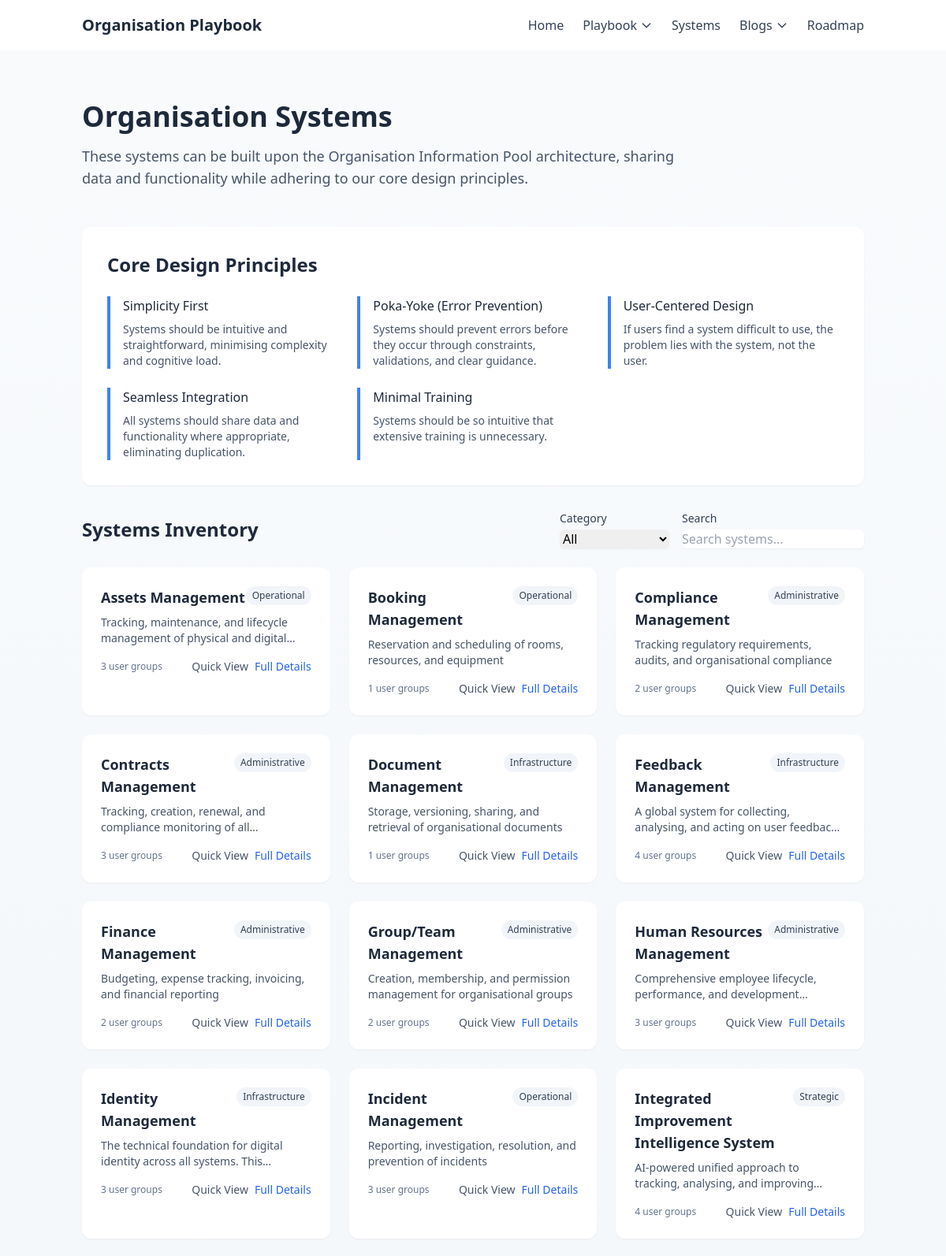
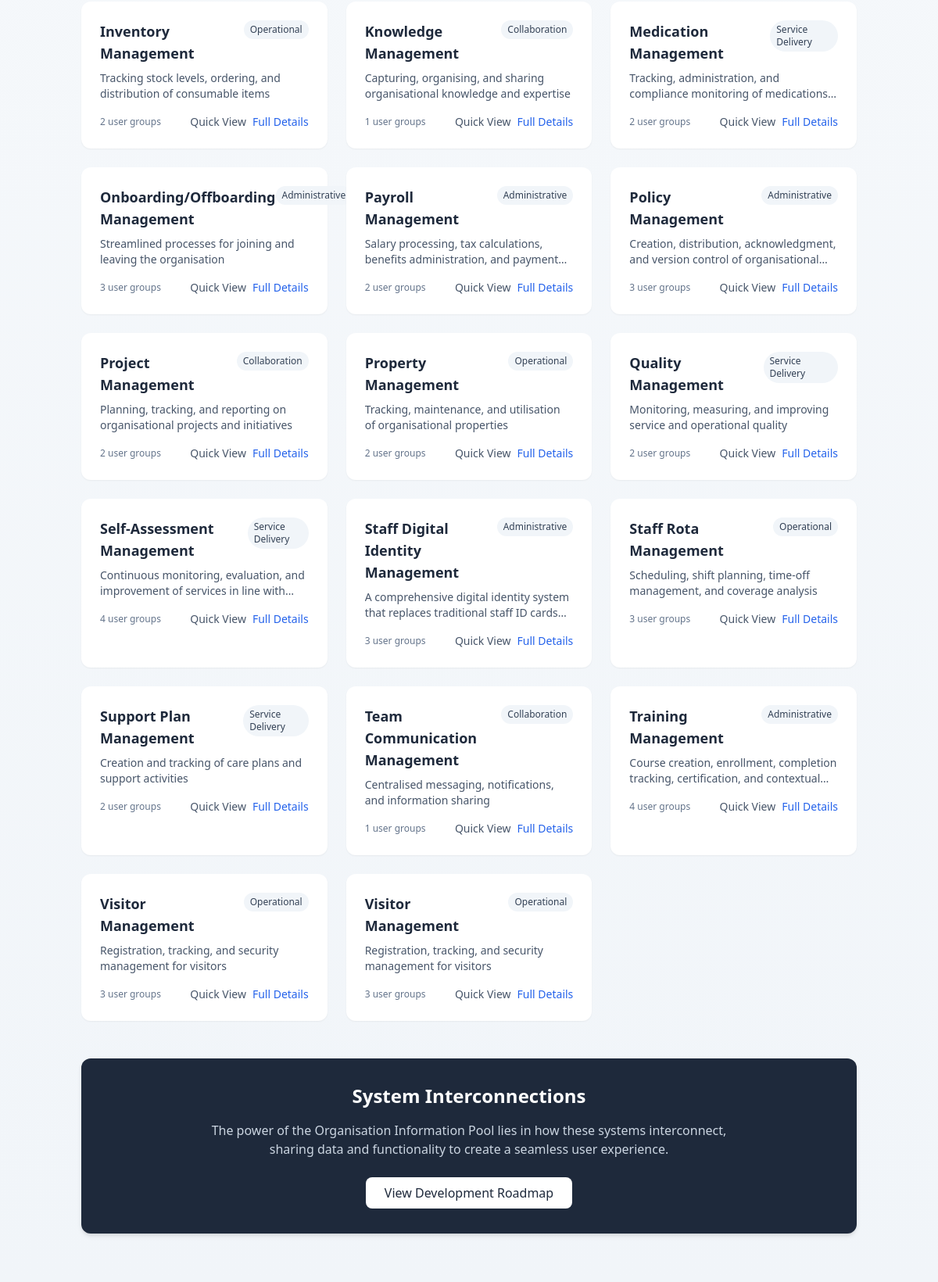
/systems/index.php (upper part), run on the app's committed database (2 pictures, top to bottom).
### tables this page shows
CREATE TABLE IF NOT EXISTS systems (
    id VARCHAR(100) PRIMARY KEY,
    name VARCHAR(255) NOT NULL,
    description TEXT NOT NULL,
    category VARCHAR(100) NOT NULL,
    created_at DATETIME DEFAULT CURRENT_TIMESTAMP,
    updated_at DATETIME DEFAULT CURRENT_TIMESTAMP ON UPDATE CURRENT_TIMESTAMP,
    INDEX idx_category (category),
    INDEX idx_name (name)
);

### systems/index.php (the view, shortened to what this page needs)
<?php
$db = getDB();
$categoriesQuery = $db->query("SELECT DISTINCT category FROM systems ORDER BY category");
$categories = ['All'];
while ($row = $categoriesQuery->fetch()) {
    $categories[] = $row['category'];
}
$systemsQuery = $db->query("
    SELECT s.*,
           GROUP_CONCAT(DISTINCT spu.user_type) as primary_users,
           GROUP_CONCAT(DISTINCT ske.entity_name) as key_entities,
           GROUP_CONCAT(DISTINCT sip.integration_name) as integration_points
    FROM systems s
    LEFT JOIN system_primary_users spu ON s.id = spu.system_id
    LEFT JOIN system_key_entities ske ON s.id = ske.system_id
    LEFT JOIN system_integration_points sip ON s.id = sip.system_id
    GROUP BY s.id
    ORDER BY s.name
");
$systems = $systemsQuery->fetchAll();
include __DIR__ . '/../includes/header.php';
?>
<div class="bg-gradient-to-b from-slate-50 to-slate-100 py-16">
    <div class="container mx-auto max-w-5xl px-4">
        <header class="mb-12">
            <h1 class="mb-4 text-4xl font-bold text-slate-800">Organisation Systems</h1>
            <p class="max-w-3xl text-lg text-slate-600">
                These systems can be built upon the Organisation Information Pool architecture, sharing data
                and functionality while adhering to our core design principles.
            </p>
        </header>
        <div class="mb-8 rounded-xl bg-white p-8 shadow-sm">
            <h2 class="mb-6 text-2xl font-semibold text-slate-800">Core Design Principles</h2>
            <div class="grid grid-cols-1 gap-6 md:grid-cols-2 lg:grid-cols-3">
                <div class="border-l-4 border-blue-500 pl-4">
                    <h3 class="mb-2 font-medium text-slate-800">Simplicity First</h3>
                    <p class="text-sm text-slate-600">
                        Systems should be intuitive and straightforward, minimising complexity and cognitive
                        load.
                    </p>
                </div>
                <div class="border-l-4 border-blue-500 pl-4">
                    <h3 class="mb-2 font-medium text-slate-800">Poka-Yoke (Error Prevention)</h3>
                    <p class="text-sm text-slate-600">
                        Systems should prevent errors before they occur through constraints, validations, and
                        clear guidance.
                    </p>
                </div>
                <div class="border-l-4 border-blue-500 pl-4">
                    <h3 class="mb-2 font-medium text-slate-800">User-Centered Design</h3>
                    <p class="text-sm text-slate-600">
                        If users find a system difficult to use, the problem lies with the system, not the user.
                    </p>
                </div>
                <div class="border-l-4 border-blue-500 pl-4">
                    <h3 class="mb-2 font-medium text-slate-800">Seamless Integration</h3>
                    <p class="text-sm text-slate-600">
                        All systems should share data and functionality where appropriate, eliminating
                        duplication.
                    </p>
                </div>
                <div class="border-l-4 border-blue-500 pl-4">
                    <h3 class="mb-2 font-medium text-slate-800">Minimal Training</h3>
                    <p class="text-sm text-slate-600">
                        Systems should be so intuitive that extensive training is unnecessary.
                    </p>
                </div>
            </div>
        </div>
        <div class="mb-12">
            <div class="mb-6 flex flex-col items-start justify-between gap-4 md:flex-row md:items-center">
                <h2 class="text-2xl font-semibold text-slate-800">Systems Inventory</h2>
                <div class="flex flex-col gap-4 sm:flex-row">
                    <div>
                        <label for="category-filter" class="mb-1 block text-sm font-medium text-slate-700">Category</label>
                        <select
                            id="category-filter"
                            class="w-full rounded-md border-slate-300 shadow-sm focus:border-blue-500 focus:ring-blue-500"
                        >
                            <?php foreach ($categories as $category): ?>
                                <option value="<?php echo htmlspecialchars($category); ?>"><?php echo htmlspecialchars($category); ?></option>
                            <?php endforeach; ?>
                        </select>
                    </div>
                    <div>
                        <label for="search" class="mb-1 block text-sm font-medium text-slate-700">Search</label>
                        <input
                            type="text"
                            id="search"
                            placeholder="Search systems..."
                            class="w-full rounded-md border-slate-300 shadow-sm focus:border-blue-500 focus:ring-blue-500"
                        />
                    </div>
                </div>
            </div>
            <div id="systems-grid" class="grid grid-cols-1 gap-6 md:grid-cols-2 lg:grid-cols-3">
                <?php foreach ($systems as $system): ?>
                    <div class="system-card rounded-xl bg-white p-6 shadow-sm transition-shadow hover:shadow-md"
                         data-category="<?php echo htmlspecialchars($system['category']); ?>"
                         data-name="<?php echo htmlspecialchars(strtolower($system['name'])); ?>"
                         data-description="<?php echo htmlspecialchars(strtolower($system['description'])); ?>">
                        <div class="mb-2 flex items-start justify-between">
                            <h3 class="text-lg font-semibold text-slate-800"><?php echo htmlspecialchars($system['name']); ?></h3>
                            <span class="rounded-full bg-slate-100 px-2 py-1 text-xs text-slate-700"><?php echo htmlspecialchars($system['category']); ?></span>
                        </div>
                        <p class="mb-4 line-clamp-2 text-sm text-slate-600"><?php echo htmlspecialchars($system['description']); ?></p>
                        <div class="flex items-center justify-between">
                            <span class="text-xs text-slate-500"><?php echo count($system['primaryUsers']); ?> user groups</span>
                            <div class="flex gap-2">
                                <button
                                    class="text-sm font-medium text-slate-600 hover:text-slate-800 quick-view-btn"
                                    data-system-id="<?php echo htmlspecialchars($system['id']); ?>"
                                >
                                    Quick View
                                </button>
                                <a
                                    href="/systems/<?php echo htmlspecialchars($system['id']); ?>"
                                    class="text-sm font-medium text-blue-600 hover:text-blue-800"
                                >
                                    Full Details
                                </a>
                            </div>
                        </div>
                    </div>
                <?php endforeach; ?>
            </div>
        </div>
        <div class="rounded-xl bg-slate-800 p-8 text-center text-white shadow-md">
            <h2 class="mb-4 text-2xl font-semibold">System Interconnections</h2>
            <p class="mx-auto mb-6 max-w-2xl text-slate-300">
                The power of the Organisation Information Pool lies in how these systems interconnect,
                sharing data and functionality to create a seamless user experience.
            </p>
            <a
                href="/roadmap"
                class="inline-block rounded-lg bg-white px-6 py-2 font-medium text-slate-800 transition-colors hover:bg-slate-100"
            >
                View Development Roadmap
            </a>
        </div>
    </div>
</div>
<?php include __DIR__ . '/../includes/footer-close.php'; ?>

### includes/header.php (shortened to what this page needs)
<!DOCTYPE html>
<html lang="en">
<head>
    <script src="https://cdn.tailwindcss.com"></script>
</head>
<body>
    <div class="flex min-h-screen flex-col">
        <?php include __DIR__ . '/navbar.php'; ?>
        <div class="flex-grow">

### includes/navbar.php (shortened to what this page needs)
<?php
$base = '';
?>
<nav class="bg-white shadow-sm">
    <div class="container mx-auto max-w-5xl px-4">
        <div class="flex h-16 items-center justify-between">
            <div class="flex items-center">
                <a href="<?php echo $base; ?>/" class="flex items-center">
                    <span class="text-xl font-semibold text-slate-800">Organisation Playbook</span>
                </a>
            </div>
            <div class="hidden items-center space-x-6 md:flex">
                <a href="<?php echo $base; ?>/" class="font-medium text-slate-700 hover:text-slate-900">Home</a>
                <div class="relative" id="playbook-dropdown">
                    <button
                        class="flex items-center font-medium text-slate-700 hover:text-slate-900"
                        onclick="togglePlaybookMenu()"
                        onblur="setTimeout(() => closePlaybookMenu(), 100)"
                    >
                        Playbook
                        <svg class="ml-1 h-4 w-4" fill="none" viewBox="0 0 24 24" stroke="currentColor" id="playbook-arrow">
                            <path
                                stroke-linecap="round"
                                stroke-linejoin="round"
                                stroke-width="2"
                                d="M19 9l-7 7-7-7"
                            />
                        </svg>
                    </button>
                </div>
                <a href="<?php echo $base; ?>/systems" class="font-medium text-slate-700 hover:text-slate-900">Systems</a>
                <div class="relative" id="blogs-dropdown">
                    <button
                        class="flex items-center font-medium text-slate-700 hover:text-slate-900"
                        onclick="toggleBlogsMenu()"
                        onblur="setTimeout(() => closeBlogsMenu(), 100)"
                    >
                        Blogs
                        <svg class="ml-1 h-4 w-4" fill="none" viewBox="0 0 24 24" stroke="currentColor" id="blogs-arrow">
                            <path stroke-linecap="round" stroke-linejoin="round" stroke-width="2" d="M19 9l-7 7-7-7" />
                        </svg>
                    </button>
                </div>
                <a href="<?php echo $base; ?>/roadmap" class="font-medium text-slate-700 hover:text-slate-900">Roadmap</a>
            </div>
        </div>
    </div>
</nav>

### includes/footer-close.php (shortened to what this page needs)
        </div>
    </div>
</body>
</html>

### data on the page
systems: name "Assets Management", category "Operational", description "Tracking, maintenance, and lifecycle management of physical and…", count($system['primaryUsers']) "3"
systems: name "Booking Management", category "Operational", description "Reservation and scheduling of rooms, resources, and equipment", count($system['primaryUsers']) "1"
systems: name "Compliance Management", category "Administrative", description "Tracking regulatory requirements, audits, and organisational compliance", count($system['primaryUsers']) "2"
systems: name "Contracts Management", category "Administrative", description "Tracking, creation, renewal, and compliance monitoring of…", count($system['primaryUsers']) "3"
systems: name "Document Management", category "Infrastructure", description "Storage, versioning, sharing, and retrieval of organisational documents", count($system['primaryUsers']) "1"
systems: name "Feedback Management", category "Infrastructure", description "A global system for collecting, analysing, and acting on user…", count($system['primaryUsers']) "4"
systems: name "Finance Management", category "Administrative", description "Budgeting, expense tracking, invoicing, and financial reporting", count($system['primaryUsers']) "2"
systems: name "Group/Team Management", category "Administrative", description "Creation, membership, and permission management for organisational groups", count($system['primaryUsers']) "2"
systems: name "Human Resources Management", category "Administrative", description "Comprehensive employee lifecycle, performance, and…", count($system['primaryUsers']) "3"
systems: name "Identity Management", category "Infrastructure", description "The technical foundation for digital identity across all systems.…", count($system['primaryUsers']) "3"
systems: name "Incident Management", category "Operational", description "Reporting, investigation, resolution, and prevention of incidents", count($system['primaryUsers']) "3"
systems: name "Integrated Improvement Intelligence System", category "Strategic", description "AI-powered unified approach to tracking, analysing, and…", count($system['primaryUsers']) "4"
systems: name "Inventory Management", category "Operational", description "Tracking stock levels, ordering, and distribution of consumable items", count($system['primaryUsers']) "2"
systems: name "Knowledge Management", category "Collaboration", description "Capturing, organising, and sharing organisational knowledge and expertise", count($system['primaryUsers']) "1"
systems: name "Medication Management", category "Service Delivery", description "Tracking, administration, and compliance monitoring of…", count($system['primaryUsers']) "2"
systems: name "Onboarding/Offboarding Management", category "Administrative", description "Streamlined processes for joining and leaving the organisation", count($system['primaryUsers']) "3"
systems: name "Payroll Management", category "Administrative", description "Salary processing, tax calculations, benefits administration, and…", count($system['primaryUsers']) "2"
systems: name "Policy Management", category "Administrative", description "Creation, distribution, acknowledgment, and version control of…", count($system['primaryUsers']) "3"
systems: name "Project Management", category "Collaboration", description "Planning, tracking, and reporting on organisational projects and initiatives", count($system['primaryUsers']) "2"
systems: name "Property Management", category "Operational", description "Tracking, maintenance, and utilisation of organisational properties", count($system['primaryUsers']) "2"
systems: name "Quality Management", category "Service Delivery", description "Monitoring, measuring, and improving service and operational quality", count($system['primaryUsers']) "2"
systems: name "Self-Assessment Management", category "Service Delivery", description "Continuous monitoring, evaluation, and improvement of services in line…", count($system['primaryUsers']) "4"
systems: name "Staff Digital Identity Management", category "Administrative", description "A comprehensive digital identity system that replaces traditional staff ID…", count($system['primaryUsers']) "3"
systems: name "Staff Rota Management", category "Operational", description "Scheduling, shift planning, time-off management, and coverage analysis", count($system['primaryUsers']) "3"
systems: name "Support Plan Management", category "Service Delivery", description "Creation and tracking of care plans and support activities", count($system['primaryUsers']) "2"
systems: name "Team Communication Management", category "Collaboration", description "Centralised messaging, notifications, and information sharing", count($system['primaryUsers']) "1"
systems: name "Training Management", category "Administrative", description "Course creation, enrollment, completion tracking, certification, and…", count($system['primaryUsers']) "4"
systems: name "Visitor Management", category "Operational", description "Registration, tracking, and security management for visitors", count($system['primaryUsers']) "3"

### other printed values
form field value "All"
